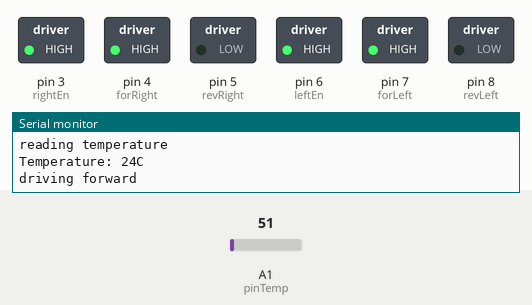
Simulated run of this sketch. Board: Arduino Uno, built with avr-gcc and run on an emulated ATmega328P. Shown: switched loads named in the sketch (green lamp = pin HIGH), the last lines printed to the serial monitor. The test bench sets the inputs (shaded band); at power-on: A1 (pinTemp) = 51.

Above: at 1.3 s.
1.4 s: A1 (pinTemp) set to 121
2.9 s: A1 (pinTemp) set to 148
4.5 s: A1 (pinTemp) set to 163
At 4.8 s:
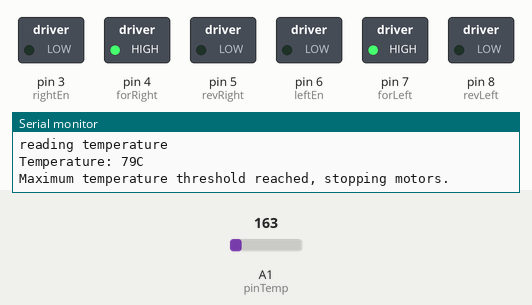
At 7.5 s:
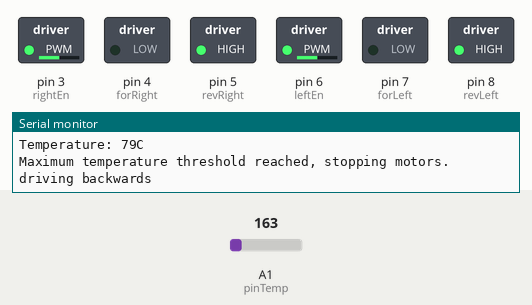
Timing chart, 0 to 24.1 s (numbered marks = the images above; inputs shaded):
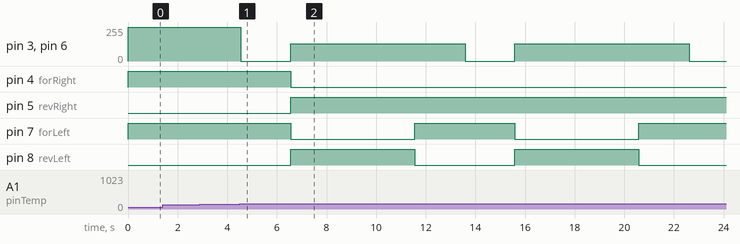

The sketch:

Semi-Autonomous-Robot-Sketch.ino
```cpp
// Final Project - Semi-Autonomous Robot
// Brandon Ackerman, RBT173

// GLOBAL VARIABLES
// Motor Control

// define pins used for right motor control
int rightEn = 3;  // right motor enable
int forRight = 4; // right motor forwards
int revRight = 5; // right motor reverse

// define pins used for left Motor Control
int leftEn = 6;  // left motor enable
int forLeft = 7; // left motor forwards
int revLeft = 8; // left motor reverse

// Temperature Sensor
int pinTemp = A1;   // assign analog 1 as the temp sensor
int maxTemp = (75); // define the maximum cutoff temp for shutdown
int appTemp = (65); // define the temp at which the motors will begin slowing down
int temp = 0;       // create an integer to store temperature value

////////////////////////////////////////

// Setup Code
void setup()
{
    // define right motor pins as output
    pinMode(rightEn, OUTPUT);
    pinMode(forRight, OUTPUT);
    pinMode(revRight, OUTPUT);

    // define left motor pins as output
    pinMode(leftEn, OUTPUT);
    pinMode(forLeft, OUTPUT);
    pinMode(revLeft, OUTPUT);

    Serial.begin(9600); // Start the serial monitor
}

// Main Code
void loop()
{
    readTemp(); // read the temperature
                // if the temperature is greater than or equal to the minimum start slowdown threshold,
                //  and less than the maximum threshold,
    if ((temp >= appTemp) && (temp < maxTemp))
    {
        analogWrite(rightEn, 255 - 1); // progressively slow down right motor using PWM
        analogWrite(leftEn, 255 - 1);  // progressively slow down left motor using PWM
        Serial.println("slowing down");
    }

    if (temp >= maxTemp) // if the tempature reading is greater than or equal to the maximum threshold(75c)

        tooHot(); // run function tooHot()

    else
    {
        analogWrite(rightEn, 255); // send full speed PWM command to right motor to enable
        analogWrite(leftEn, 255);  // send full speed PWM command to right motor to enable
        forward();                 // run the forward function
        delay(500);                // wait 500ms
    }
}

// MOTOR SUB-FUNCTIONS

// Right Motor Forward
void rightFor()
{
    digitalWrite(revRight, LOW);  // set arduino pin 5 to LOW - denies power to L293 input2
    digitalWrite(forRight, HIGH); // set arduino pin 4 to HIGH - applies power to L293 input1
}

// Right Motor Reverse
void rightRev()
{
    digitalWrite(revRight, HIGH); // set arduino pin 5 to HIGH - applies power to L293 input2
    digitalWrite(forRight, LOW);  // set arduino pin 4 to LOW - denies power to L293 input1
}

// Left Motor Forward
void leftFor()
{
    digitalWrite(revLeft, LOW);  // set arduino pin 8 to LOW - denies power to L293 input4
    digitalWrite(forLeft, HIGH); // set arduino pin 7 to HIGH - applies power to L293 input3
}

// Left Motor Reverse
void leftRev()
{
    digitalWrite(revLeft, HIGH); // set arduino pin 8 to HIGH - applies power to L293 input4
    digitalWrite(forLeft, LOW);  // set arduino pin 7 to LOW - denies power to L293 input3
}

// MAIN FUNCTIONS

//  Drive Forward
void forward()
{
    Serial.println("driving forward");
    rightFor(); // run the right motor forward function
    leftFor();  // run the left motor forward function
}

// Drive Backwards
void reverse()
{
    Serial.println("driving backwards");
    rightRev(); // run the right motor reverse function
    leftRev();  // run the left motor reverse function
}

// Turn Right
void rightTurn()
{
    Serial.println("turning right");
    leftFor(); // run the left motor forward function
}

// Turn Left
void leftTurn()
{
    Serial.println("turning left");
    rightFor(); // run the right motor forward function
}

// Spin Left
void leftSpin()
{
    Serial.println("spin left");
    rightFor(); // run the right motor forward function
    leftRev();  // run the left motor reverse function
}

// Spin Right
void rightSpin()
{
    Serial.println("spin right");
    leftFor();  // run the left motor forward function
    rightRev(); // run the right motor reverse function
}

// function to immediately stop the car
void killSwitch()
{
    Serial.println("Maximum temperature threshold reached, stopping motors.");
    analogWrite(rightEn, 0); // disable right motor
    analogWrite(leftEn, 0);  // disable left motor
}

// Function to read the temperature
void readTemp()
{
    Serial.println("reading temperature");
    temp = analogRead(pinTemp);           // Read the analog pin
    temp = (temp * 5.0 * 100.0) / 1024.0; // convert output (mv) to readable celcius

    // print the temperature status
    Serial.print("Temperature: ");
    Serial.print(temp);
    Serial.println("C");
}

// function to run when upper temperature limit is reached
void tooHot()
{
    killSwitch(); // run the killswitch function
    delay(2000);  // wait 2 seconds
    {

        analogWrite(rightEn, 128); // enable right motor 1/2 speed
        analogWrite(leftEn, 128);  // enable left motor 1/2 speed
        reverse();                 // run the reverse function
        delay(5000);               // wait 5 seconds (reverse for 5 seconds)

        rightTurn(); // run the right turn function
        delay(2000); // wait 2 seconds (turn for 2 seconds)
    }
}
```

Measured:
- after the input at 4.5 s, pin 3 (rightEn): alternates 128/255 for 7.0 s and 0/255 for 2.0 s, starting after 0.05 s; pin 4 (forRight): HIGH → LOW after 2.1 s
